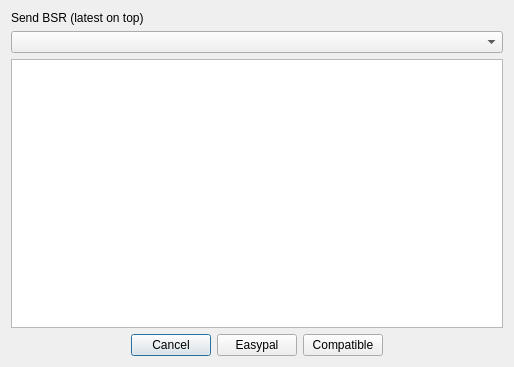
<?xml version="1.0" encoding="UTF-8"?>
<ui version="4.0">
 <class>bsrForm</class>
 <widget class="QDialog" name="bsrForm">
  <property name="geometry">
   <rect>
    <x>0</x>
    <y>0</y>
    <width>514</width>
    <height>367</height>
   </rect>
  </property>
  <property name="windowTitle">
   <string>BSR</string>
  </property>
  <layout class="QVBoxLayout" name="verticalLayout">
   <item>
    <widget class="QLabel" name="label">
     <property name="text">
      <string>Send BSR (latest on top)</string>
     </property>
    </widget>
   </item>
   <item>
    <widget class="QComboBox" name="bsrComboBox"/>
   </item>
   <item>
    <widget class="QPlainTextEdit" name="infoTextEdit"/>
   </item>
   <item>
    <layout class="QHBoxLayout" name="horizontalLayout">
     <item>
      <spacer name="horizontalSpacer">
       <property name="orientation">
        <enum>Qt::Horizontal</enum>
       </property>
       <property name="sizeHint" stdset="0">
        <size>
         <width>40</width>
         <height>20</height>
        </size>
       </property>
      </spacer>
     </item>
     <item>
      <widget class="QPushButton" name="cancelPushButton">
       <property name="text">
        <string>Cancel</string>
       </property>
      </widget>
     </item>
     <item>
      <widget class="QPushButton" name="easypalPushButton">
       <property name="text">
        <string>Easypal</string>
       </property>
      </widget>
     </item>
     <item>
      <widget class="QPushButton" name="compatiblePushButton">
       <property name="text">
        <string>Compatible</string>
       </property>
      </widget>
     </item>
     <item>
      <spacer name="horizontalSpacer_2">
       <property name="orientation">
        <enum>Qt::Horizontal</enum>
       </property>
       <property name="sizeHint" stdset="0">
        <size>
         <width>40</width>
         <height>20</height>
        </size>
       </property>
      </spacer>
     </item>
    </layout>
   </item>
  </layout>
 </widget>
 <resources/>
 <connections/>
</ui>
